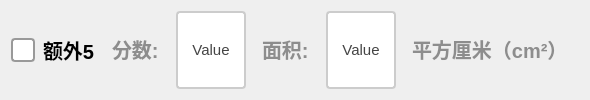
               <widget class="QWidget" name="widget_extra5" native="true">
                <layout class="QGridLayout" name="gridLayout_5">
                 <item row="0" column="0">
                  <layout class="QHBoxLayout" name="horizontalLayout_12" stretch="2,1,2,0,2,0">
                   <item>
                    <widget class="QCheckBox" name="ckb_extra5">
                     <property name="sizePolicy">
                      <sizepolicy hsizetype="Minimum" vsizetype="Minimum">
                       <horstretch>0</horstretch>
                       <verstretch>0</verstretch>
                      </sizepolicy>
                     </property>
                     <property name="styleSheet">
                      <string notr="true">QCheckBox {
    spacing: 8px;
    font-size: 20px;
    color: #333;
    font-weight: bold;        
    color:  rgb(0, 0, 0);       
}

/* 未选中状态 */
QCheckBox::indicator {
    width: 20px;
    height: 20px;
    border-radius: 4px; /* 方形，圆角可适当调整 */
    border: 2px solid #999;
    background: #ffffff;
}

/* 悬停效果 */
QCheckBox::indicator:hover {
    border: 2px solid #666;
}

/* 选中状态 */
QCheckBox::indicator:checked {
    border: 2px solid #2196F3;
    background-color: qradialgradient(
        cx:0.5, cy:0.5,
        radius:0.4,
        fx:0.5, fy:0.5,
        stop:0 #2196F3,
        stop:1 transparent
    );
}

/* 禁用状态 */
QCheckBox::indicator:disabled {
    border: 2px solid #ccc;
    background: #eee;
}

/* 选中时的文字颜色 */
QCheckBox:checked {
    color: #2196F3;
    font-weight: 500;
}

/* 点击动画效果 */
QCheckBox::indicator:pressed {
    border: 2px solid #1565C0;
    background-color: qradialgradient(
        cx:0.5, cy:0.5,
        radius:0.5,
        fx:0.5, fy:0.5,
        stop:0 #BBDEFB,
        stop:1 transparent
    );
}</string>
                     </property>
                     <property name="text">
                      <string>额外5</string>
                     </property>
                    </widget>
                   </item>
                   <item>
                    <widget class="QLabel" name="label_21">
                     <property name="styleSheet">
                      <string notr="true">QLabel {
       font-size: 20px;        
       font-weight: bold;        
       color:  rgb(141, 141, 141);       
       padding: 5px 5px;     
       border-bottom: 2px solid #cccccc; 
    }</string>
                     </property>
                     <property name="text">
                      <string>分数:</string>
                     </property>
                    </widget>
                   </item>
                   <item>
                    <widget class="QPushButton" name="btn_extra5score">
                     <property name="sizePolicy">
                      <sizepolicy hsizetype="Minimum" vsizetype="Minimum">
                       <horstretch>0</horstretch>
                       <verstretch>0</verstretch>
                      </sizepolicy>
                     </property>
                     <property name="maximumSize">
                      <size>
                       <width>100</width>
                       <height>100</height>
                      </size>
                     </property>
                     <property name="styleSheet">
                      <string notr="true">QPushButton {
    padding: 6px 14px;
    border: 2px solid #CCC;
    border-radius: 4px;
    background-color: white;
    color: #444;
    font-size: 15px; 
}

QPushButton:hover {
    border-color: #999;
    background-color: #F5F5F5;
}

QPushButton:pressed {
    border-color: #777;
    background-color: #EEE;
}</string>
                     </property>
                     <property name="text">
                      <string>Value</string>
                     </property>
                    </widget>
                   </item>
                   <item>
                    <widget class="QLabel" name="label_22">
                     <property name="styleSheet">
                      <string notr="true">QLabel {
       font-size: 20px;        
       font-weight: bold;        
       color:  rgb(141, 141, 141);       
       padding: 5px 5px;     
       border-bottom: 2px solid #cccccc; 
    }</string>
                     </property>
                     <property name="text">
                      <string>面积:</string>
                     </property>
                    </widget>
                   </item>
                   <item>
                    <widget class="QPushButton" name="btn_extra5area">
                     <property name="sizePolicy">
                      <sizepolicy hsizetype="Minimum" vsizetype="Minimum">
                       <horstretch>0</horstretch>
                       <verstretch>0</verstretch>
                      </sizepolicy>
                     </property>
                     <property name="maximumSize">
                      <size>
                       <width>100</width>
                       <height>100</height>
                      </size>
                     </property>
                     <property name="styleSheet">
                      <string notr="true">QPushButton {
    padding: 6px 14px;
    border: 2px solid #CCC;
    border-radius: 4px;
    background-color: white;
    color: #444;
    font-size: 15px; 
}

QPushButton:hover {
    border-color: #999;
    background-color: #F5F5F5;
}

QPushButton:pressed {
    border-color: #777;
    background-color: #EEE;
}</string>
                     </property>
                     <property name="text">
                      <string>Value</string>
                     </property>
                    </widget>
                   </item>
                   <item>
                    <widget class="QLabel" name="label_13">
                     <property name="styleSheet">
                      <string notr="true">QLabel {
       font-size: 20px;        
       font-weight: bold;        
       color:  rgb(141, 141, 141);       
       padding: 5px 5px;     
       border-bottom: 2px solid #cccccc; 
    }</string>
                     </property>
                     <property name="text">
                      <string>平方厘米（cm²）</string>
                     </property>
                    </widget>
                   </item>
                  </layout>
                 </item>
                </layout>
               </widget>
